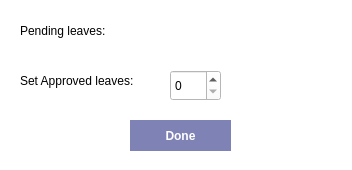
<?xml version="1.0" encoding="UTF-8"?>
<ui version="4.0">
 <class>UpdateAttendance</class>
 <widget class="QDialog" name="UpdateAttendance">
  <property name="geometry">
   <rect>
    <x>0</x>
    <y>0</y>
    <width>352</width>
    <height>170</height>
   </rect>
  </property>
  <property name="windowTitle">
   <string>Dialog</string>
  </property>
  <property name="styleSheet">
   <string notr="true">background-color: rgb(255, 255, 255);</string>
  </property>
  <widget class="QLabel" name="label">
   <property name="geometry">
    <rect>
     <x>20</x>
     <y>20</y>
     <width>91</width>
     <height>21</height>
    </rect>
   </property>
   <property name="styleSheet">
    <string notr="true">color: black;</string>
   </property>
   <property name="text">
    <string>Pending leaves: </string>
   </property>
  </widget>
  <widget class="QLabel" name="pending_leaves">
   <property name="geometry">
    <rect>
     <x>160</x>
     <y>20</y>
     <width>61</width>
     <height>21</height>
    </rect>
   </property>
   <property name="text">
    <string/>
   </property>
  </widget>
  <widget class="QLabel" name="label_2">
   <property name="geometry">
    <rect>
     <x>20</x>
     <y>70</y>
     <width>131</width>
     <height>21</height>
    </rect>
   </property>
   <property name="styleSheet">
    <string notr="true">color: black;</string>
   </property>
   <property name="text">
    <string>Set Approved leaves: </string>
   </property>
  </widget>
  <widget class="QSpinBox" name="spinBox">
   <property name="geometry">
    <rect>
     <x>170</x>
     <y>70</y>
     <width>51</width>
     <height>31</height>
    </rect>
   </property>
  </widget>
  <widget class="QPushButton" name="pushButton">
   <property name="geometry">
    <rect>
     <x>130</x>
     <y>120</y>
     <width>101</width>
     <height>31</height>
    </rect>
   </property>
   <property name="styleSheet">
    <string notr="true">background-color: rgb(127, 130, 181); 
border: none;
color: white;
font-weight: 500;</string>
   </property>
   <property name="text">
    <string>Done</string>
   </property>
  </widget>
 </widget>
 <resources/>
 <connections/>
</ui>
